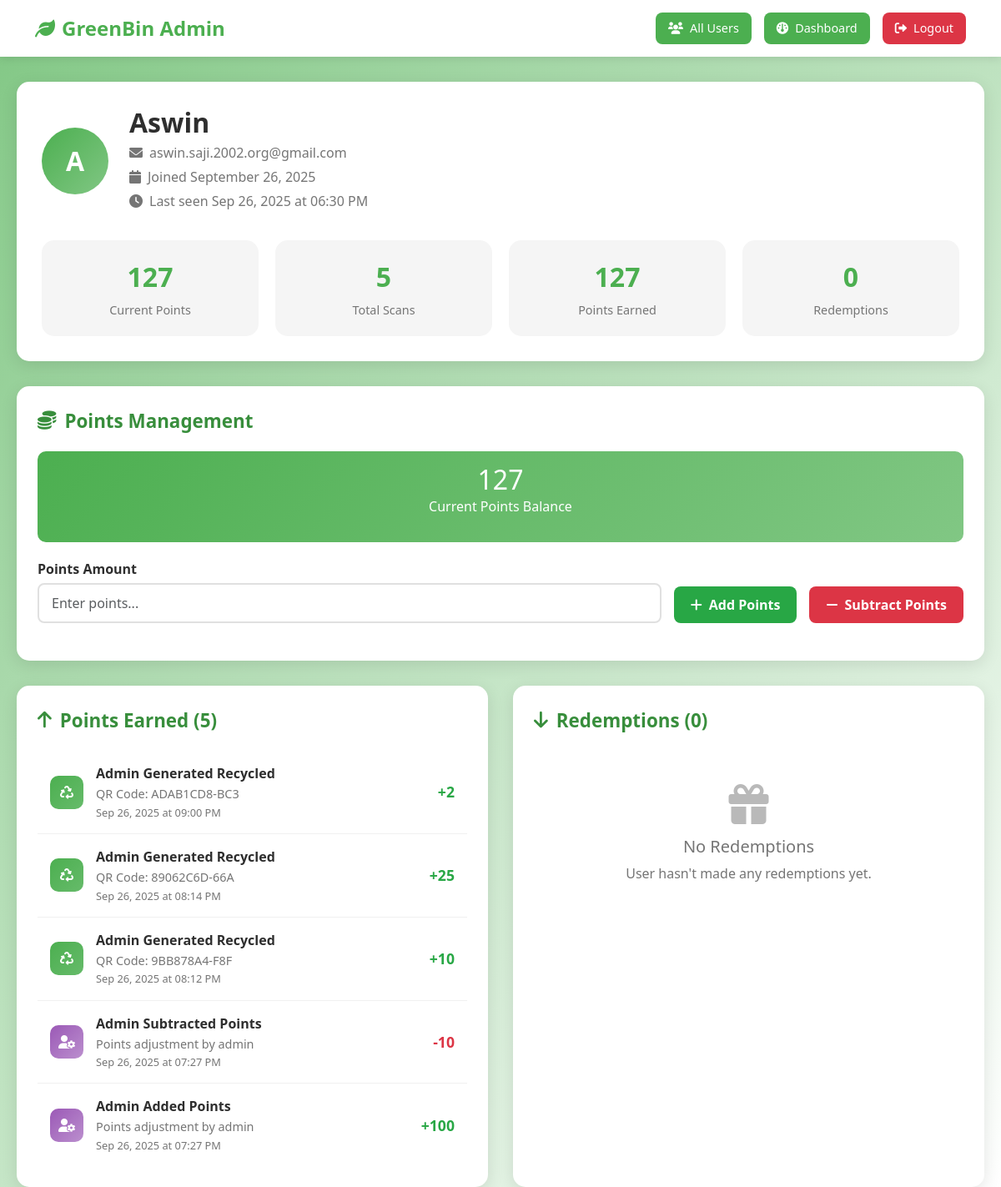
The page /admin/user/5 (signed in) on the database its author committed.
### models/models.py (models this page shows)
class User(UserMixin, db.Model):
    id = db.Column(db.Integer, primary_key=True)
    username = db.Column(db.String(80), unique=True, nullable=False)
    email = db.Column(db.String(120), unique=True, nullable=False)
    password_hash = db.Column(db.String(128))
    phone = db.Column(db.String(20))
    total_points = db.Column(db.Integer, default=0)
    created_at = db.Column(db.DateTime, default=datetime.utcnow)
    is_admin = db.Column(db.Boolean, default=False)
    plastic_drops = db.relationship('PlasticDrop', backref='user', lazy=True)
    redemptions = db.relationship('Redemption', backref='user', lazy=True)

class PlasticDrop(db.Model):
    id = db.Column(db.Integer, primary_key=True)
    user_id = db.Column(db.Integer, db.ForeignKey('user.id'), nullable=False)
    trash_bin_id = db.Column(db.Integer, db.ForeignKey('trash_bin.id'), nullable=False)
    qr_code = db.Column(db.String(100), unique=True, nullable=False)
    plastic_type = db.Column(db.String(50), default='bottle')  # bottle, container, bag
    points_earned = db.Column(db.Integer, default=10)
    created_at = db.Column(db.DateTime, default=datetime.utcnow)
    is_verified = db.Column(db.Boolean, default=True)

### routes/admin.py (the view)
    def decorated_function(*args, **kwargs):
        if not session.get('admin_logged_in'):
            return redirect(url_for('admin.login'))
        return f(*args, **kwargs)

### routes/admin.py (called while the page is built)
def admin_required(f):
    def decorated_function(*args, **kwargs):
        if not session.get('admin_logged_in'):
            return redirect(url_for('admin.login'))
        return f(*args, **kwargs)
    decorated_function.__name__ = f.__name__
    return decorated_function

### templates/admin/user_details.html (shortened to what this page needs)
<!DOCTYPE html>
<html lang="en">
<head>
    <link href="https://cdn.jsdelivr.net/npm/bootstrap@5.3.0/dist/css/bootstrap.min.css" rel="stylesheet">
    <link href="https://cdnjs.cloudflare.com/ajax/libs/font-awesome/6.0.0/css/all.min.css" rel="stylesheet">
</head>
<body>
    <div class="admin-header">
        <div class="container">
            <div class="admin-nav">
                <div class="admin-logo">
                    <i class="fas fa-leaf me-2"></i>GreenBin Admin
                </div>
                <div class="admin-actions">
                    <a href="{{ url_for('admin.users_management') }}" class="admin-btn">
                        <i class="fas fa-users me-2"></i>All Users
                    </a>
                    <a href="{{ url_for('admin.dashboard') }}" class="admin-btn">
                        <i class="fas fa-dashboard me-2"></i>Dashboard
                    </a>
                    <a href="{{ url_for('admin.logout') }}" class="admin-btn logout">
                        <i class="fas fa-sign-out-alt me-2"></i>Logout
                    </a>
                </div>
            </div>
        </div>
    </div>
    <div class="user-container">
        <div class="user-profile">
            <div class="profile-header">
                <div class="profile-avatar">
                    {{ user.username[0].upper() }}
                </div>
                <div class="profile-info">
                    <h2>{{ user.username }}</h2>
                    <p><i class="fas fa-envelope me-2"></i>{{ user.email }}</p>
                    <p><i class="fas fa-calendar me-2"></i>Joined {{ user.created_at.strftime('%B %d, %Y') }}</p>
                    <p><i class="fas fa-clock me-2"></i>Last seen {{ user.created_at.strftime('%b %d, %Y at %I:%M %p') }}</p>
                </div>
            </div>
            <div class="profile-stats">
                <div class="stat-card">
                    <div class="stat-value">{{ user.total_points }}</div>
                    <div class="stat-label">Current Points</div>
                </div>
                <div class="stat-card">
                    <div class="stat-value">{{ stats.total_drops }}</div>
                    <div class="stat-label">Total Scans</div>
                </div>
                <div class="stat-card">
                    <div class="stat-value">{{ stats.total_points_earned }}</div>
                    <div class="stat-label">Points Earned</div>
                </div>
                <div class="stat-card">
                    <div class="stat-value">{{ stats.total_redemptions }}</div>
                    <div class="stat-label">Redemptions</div>
                </div>
            </div>
        </div>
        <div class="points-management">
            <div class="section-title">
                <i class="fas fa-coins"></i>
                Points Management
            </div>
            <div class="current-points">
                <h3 id="currentPoints">{{ user.total_points }}</h3>
                <p>Current Points Balance</p>
            </div>
            <div class="points-form">
                <div class="form-group">
                    <label class="form-label">Points Amount</label>
                    <input type="number" id="pointsAmount" class="form-control" placeholder="Enter points..." min="1" max="10000">
                </div>
                <button class="points-btn btn-add" onclick="managePoints('add')">
                    <i class="fas fa-plus me-2"></i>Add Points
                </button>
                <button class="points-btn btn-subtract" onclick="managePoints('subtract')">
                    <i class="fas fa-minus me-2"></i>Subtract Points
                </button>
            </div>
        </div>
        <div class="transactions-section">
            <div class="transaction-card">
                <div class="section-title">
                    <i class="fas fa-arrow-up"></i>
                    Points Earned ({{ plastic_drops|length }})
                </div>
                <div class="transaction-list">
                    {% if plastic_drops %}
                        {% for drop in plastic_drops %}
                        <div class="transaction-item">
                            <div class="transaction-icon {% if drop.plastic_type == 'admin_adjustment' %}icon-admin{% else %}icon-earned{% endif %}">
                                {% if drop.plastic_type == 'admin_adjustment' %}
                                    <i class="fas fa-user-cog"></i>
                                {% else %}
                                    <i class="fas fa-recycle"></i>
                                {% endif %}
                            </div>
                            <div class="transaction-content">
                                <div class="transaction-title">
                                    {% if drop.plastic_type == 'admin_adjustment' %}
                                        {% if drop.points_earned > 0 %}Admin Added Points{% else %}Admin Subtracted Points{% endif %}
                                    {% else %}
                                        {{ drop.plastic_type.replace('_', ' ').title() }} Recycled
                                    {% endif %}
                                </div>
                                <div class="transaction-desc">
                                    {% if drop.plastic_type == 'admin_adjustment' %}
                                        Points adjustment by admin
                                    {% else %}
                                        QR Code: {{ drop.qr_code }}
                                    {% endif %}
                                </div>
                                <div class="transaction-date">{{ drop.created_at.strftime('%b %d, %Y at %I:%M %p') }}</div>
                            </div>
                            <div class="transaction-points {% if drop.points_earned > 0 %}points-positive{% else %}points-negative{% endif %}">
                                {% if drop.points_earned > 0 %}+{% endif %}{{ drop.points_earned }}
                            </div>
                        </div>
                        {% endfor %}
                    {% else %}
                    <div class="empty-transactions">
                        <i class="fas fa-coins"></i>
                        <h5>No Points Earned</h5>
                        <p>User hasn't earned any points yet.</p>
                    </div>
                    {% endif %}
                </div>
            </div>
            <div class="transaction-card">
                <div class="section-title">
                    <i class="fas fa-arrow-down"></i>
                    Redemptions ({{ redemptions|length }})
                </div>
                <div class="transaction-list">
                    {% if redemptions %}
                        {% for redemption in redemptions %}
                        <div class="transaction-item">
                            <div class="transaction-icon icon-redeemed">
                                <i class="fas fa-gift"></i>
                            </div>
                            <div class="transaction-content">
                                <div class="transaction-title">{{ redemption.redemption_type.replace('_', ' ').title() }}</div>
                                <div class="transaction-desc">
                                    {% if redemption.coupon_code %}
                                        Code: {{ redemption.coupon_code }}
                                    {% else %}
                                        ₹{{ "%.0f"|format(redemption.value) }} value
                                    {% endif %}
                                </div>
                                <div class="transaction-date">{{ redemption.created_at.strftime('%b %d, %Y at %I:%M %p') }}</div>
                            </div>
                            <div class="transaction-points points-negative">
                                -{{ redemption.points_used }}
                            </div>
                        </div>
                        {% endfor %}
                    {% else %}
                    <div class="empty-transactions">
                        <i class="fas fa-gift"></i>
                        <h5>No Redemptions</h5>
                        <p>User hasn't made any redemptions yet.</p>
                    </div>
                    {% endif %}
                </div>
            </div>
        </div>
    </div>
</body>
</html>

### templates/admin/user_details.html (style rules this page uses)
:root { --primary-green: #4CAF50; --light-green: #81C784; --dark-green: #388E3C; --text-dark: #2E2E2E; --text-light: #757575; --light-gray: #F5F5F5; }
body { background: linear-gradient(135deg, var(--light-green) 0%, #FFFFFF 100%); min-height: 100vh; font-family: 'Segoe UI', Tahoma, Geneva, Verdana, sans-serif; color: var(--text-dark); }
.admin-header { background: white; box-shadow: 0 2px 10px rgba(0,0,0,0.1); padding: 15px 0; margin-bottom: 30px; }
.admin-nav { display: flex; justify-content: space-between; align-items: center; }
.admin-logo { font-size: 1.5rem; font-weight: bold; color: var(--primary-green); }
.admin-actions { display: flex; gap: 15px; }
.admin-btn { background: var(--primary-green); color: white; border: none; padding: 8px 15px; border-radius: 8px; text-decoration: none; font-size: 0.9rem; transition: all 0.3s ease; }
.admin-btn.logout { background: #dc3545; }
.user-container { max-width: 1400px; margin: 0 auto; padding: 0 20px; }
.user-profile { background: white; border-radius: 15px; padding: 30px; margin-bottom: 30px; box-shadow: 0 5px 20px rgba(0,0,0,0.1); }
.profile-header { display: flex; align-items: center; margin-bottom: 30px; }
.profile-avatar { width: 80px; height: 80px; border-radius: 50%; background: linear-gradient(135deg, var(--primary-green), var(--light-green)); display: flex; align-items: center; justify-content: center; color: white; font-size: 2rem; font-weight: bold; margin-right: 25px; }
.profile-info h2 { margin: 0; color: var(--text-dark); font-weight: bold; }
.profile-info p { margin: 5px 0; color: var(--text-light); }
.profile-stats { display: grid; grid-template-columns: repeat(auto-fit, minmax(200px, 1fr)); gap: 20px; margin-top: 20px; }
.stat-card { background: var(--light-gray); padding: 20px; border-radius: 15px; text-align: center; }
.stat-value { font-size: 2rem; font-weight: bold; color: var(--primary-green); margin-bottom: 5px; }
.stat-label { color: var(--text-light); font-size: 0.9rem; }
.points-management { background: white; border-radius: 15px; padding: 25px; margin-bottom: 30px; box-shadow: 0 5px 20px rgba(0,0,0,0.1); }
.section-title { font-size: 1.4rem; font-weight: bold; color: var(--dark-green); margin-bottom: 20px; display: flex; align-items: center; gap: 10px; }
.points-form { display: grid; grid-template-columns: 1fr auto auto; gap: 15px; align-items: end; margin-bottom: 20px; }
.form-group { display: flex; flex-direction: column; }
.form-label { font-weight: 600; margin-bottom: 5px; color: var(--text-dark); }
.form-control { padding: 10px 15px; border: 2px solid #e0e0e0; border-radius: 8px; font-size: 1rem; }
.points-btn { padding: 10px 20px; border: none; border-radius: 8px; font-weight: 600; cursor: pointer; transition: all 0.3s ease; }
.btn-add { background: #28a745; color: white; }
.btn-subtract { background: #dc3545; color: white; }
.current-points { background: linear-gradient(135deg, var(--primary-green), var(--light-green)); color: white; padding: 15px; border-radius: 10px; text-align: center; margin-bottom: 20px; }
.current-points h3 { margin: 0; font-size: 2rem; }
.transactions-section { display: grid; grid-template-columns: 1fr 1fr; gap: 30px; }
.transaction-card { background: white; border-radius: 15px; padding: 25px; box-shadow: 0 5px 20px rgba(0,0,0,0.1); }
.transaction-list { max-height: 500px; overflow-y: auto; }
.transaction-item { display: flex; align-items: center; padding: 15px; border-bottom: 1px solid #f0f0f0; transition: background-color 0.2s ease; }
.transaction-item:last-child { border-bottom: none; }
.transaction-icon { width: 40px; height: 40px; border-radius: 10px; display: flex; align-items: center; justify-content: center; margin-right: 15px; color: white; font-size: 1rem; }
.icon-earned { background: linear-gradient(135deg, #4CAF50, #66BB6A); }
.icon-admin { background: linear-gradient(135deg, #9B59B6, #BB8FCE); }
.transaction-content { flex: 1; }
.transaction-title { font-weight: 600; color: var(--text-dark); margin-bottom: 2px; }
.transaction-desc { color: var(--text-light); font-size: 0.9rem; margin-bottom: 2px; }
.transaction-date { color: var(--text-light); font-size: 0.8rem; }
.transaction-points { font-weight: bold; font-size: 1.1rem; }
.points-positive { color: #28a745; }
.points-negative { color: #dc3545; }
.empty-transactions { text-align: center; padding: 40px 20px; color: var(--text-light); }
.empty-transactions i { font-size: 3rem; margin-bottom: 15px; opacity: 0.5; }

### rows shown on the page
User: username "A", username "Aswin", email "aswin.saji.2002.org@gmail.com", created_at "September 26, 2025", created_at "Sep 26, 2025 at 06:30 PM", total_points "127"
PlasticDrop: plastic_type.replace "Admin Generated", qr_code "ADAB1CD8-BC3", created_at "Sep 26, 2025 at 09:00 PM", points_earned "2"
PlasticDrop: plastic_type.replace "Admin Generated", qr_code "89062C6D-66A", created_at "Sep 26, 2025 at 08:14 PM", points_earned "25"
PlasticDrop: plastic_type.replace "Admin Generated", qr_code "9BB878A4-F8F", created_at "Sep 26, 2025 at 08:12 PM", points_earned "10"
PlasticDrop: plastic_type "admin_adjustment" (drawn), created_at "Sep 26, 2025 at 07:27 PM", points_earned "-10"
PlasticDrop: plastic_type "admin_adjustment" (drawn), created_at "Sep 26, 2025 at 07:27 PM", points_earned "100"

### other values the page prints
{{ stats.total_drops }} "5"
{{ stats.total_points_earned }} "127"
{{ stats.total_redemptions }} "0"
{{ plastic_drops|length }} "5"
{{ redemptions|length }} "0"
